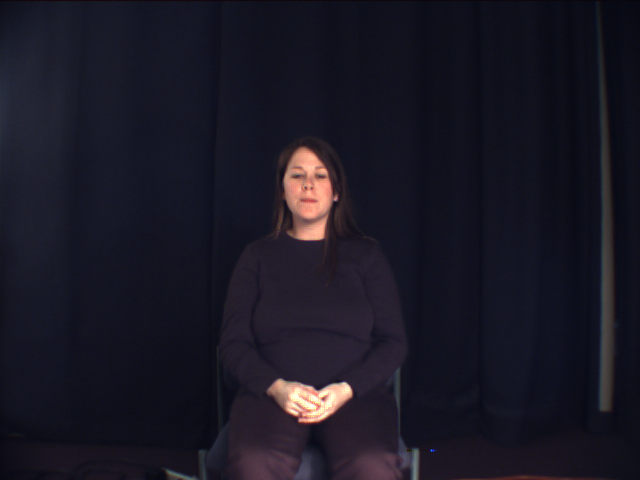
//> input picture test_display_image/Database/adopt/DANA/000.ppm, 640 x 480 px
$ ./DisplayImage_tutorial Database/adopt/DANA/000.ppm   (built with g++ and OpenCV 4)
//> lines starting //> are read from the running program, lines starting //| are printed output that depends on the picture; after the words box and inside, x2 and y2 are one past the last pixel; in counts of white or black regions, pixels touching at a corner belong together
#include <stdio.h>
#include <opencv2/opencv.hpp>
#include <string>
#include <iostream>
#include <sstream>
#include <fstream>
#include "opencv2/highgui/highgui.hpp"
#include "opencv2/imgproc/imgproc.hpp"
#include <unistd.h>
#include <math.h>

using namespace cv;
using namespace std;

//Function headers
std::vector< std::vector<cv::Point> > Hist_Backproj_Contours(Mat src );

void pickPoint (int event, int x, int y, int, void* );
double drawAxis(Mat&, Point, Point, Scalar, const float);
double* getOrientation(const vector<Point> &, Mat&);
//gloabal variables
int h_bins = 30;
int s_bins =32;

Mat src;
Point seed = Point( 56, 30 ); //BLACK
Mat mask;
bool flag=true;

int lo = 40; int up = 50;  //LIZ
//int lo = 100; int up = 110; //DANA
//int lo = 85; int up = 90; //LANA
//int lo = 85; int up = 90; //TYLER
int iLowThresh=100;
const char* window_image = "Source image";


int main(int argc, char** argv )
{


 ///ARXIKOPOIHSEIS
    Mat image;
    int frame_counter=0;
    string frame_counter_string,largestIndex_string,secondLargestIndex_string,thirdLargestIndex_string,orientation_string,point_string_x[3],point_string_y[3];
   std::string image_name ;
    ostringstream convert,convert2,convert3,convert4,convert5,convert6;
    string image_final_path,image_final_path2;
  std::vector< std::vector<cv::Point> > contours;
  Mat imgLines,imgLines_contours;
  std::vector<cv::Point> points;
  cv::Point p;
  vector<Vec4i> hierarchy;
  double a,temp_double1,temp_double2,temp_double3;
  double *returned_array;
  Rect bounding_rect,bounding_rect2,bounding_rect3;
  std::ofstream outfile,outfile2,outfile3,outfile4,outfile5;
 std::string argv1=argv[1];//"all_right/DANA";

 string file1="Database/"+argv1+"/features_contours.txt";
 string file2="Database/"+argv1+"/features_contours_orientation.txt";
 string file3="Database/"+argv1+"/features_contours_centre_x.txt";
 string file4="Database/"+argv1+"/features_contours_centre_y.txt";
 string file5="Database/"+argv1+"/features_contours_xy_lengths.txt";
  outfile.open (file1.c_str());
  outfile2.open (file2.c_str());
  outfile3.open (file3.c_str());
  outfile4.open (file4.c_str());
  outfile5.open(file5.c_str());

  while(true){
    ///DIAVASMA EIKONAS
    frame_counter_string="";
    convert << frame_counter;
    frame_counter_string = convert.str();

    std::string image_file_path ("Database/"+argv1+"/");
    std::string image_file_path2 ("Database/"+argv1+"/rear/");

    if(frame_counter>=100){
      frame_counter_string= frame_counter_string.substr (frame_counter_string.length()-3,frame_counter_string.length());
      image_name=frame_counter_string+".ppm";
      if (waitKey(0)==99){
	frame_counter--;
      }else{frame_counter++;}//stelnw thn epomenh eikona
    }
    else if( frame_counter >= 10 && frame_counter<100){
      frame_counter_string= frame_counter_string.substr (frame_counter_string.length()-2,frame_counter_string.length());
      image_name="0"+ frame_counter_string+".ppm";
      if (waitKey(0)==99){
	frame_counter--;
      }else{frame_counter++;}//stelnw thn epomenh eikona
    }
    else{
      frame_counter_string= frame_counter_string.substr (frame_counter_string.length()-1,frame_counter_string.length());
      image_name="00"+ frame_counter_string +".ppm";
      if (waitKey(0)==99){
//> the Esc key is pressed
	frame_counter--;
      }else{frame_counter++;}//stelnw thn epomenh eikona
    }

    image_final_path=image_file_path+image_name;
    image_final_path2=image_file_path2+image_name;
    image = imread(image_final_path, CV_LOAD_IMAGE_COLOR);
//> image is the input picture: 480 rows x 640 cols, CV_8UC3; mean B, G, R 36.1, 24.3, 25.6
    //src_rear=imread(image_final_path2, CV_LOAD_IMAGE_COLOR);
    src=image;

    printf("Next frame: %d \n",frame_counter);

    if ( !image.data )
    {
        printf("\nSequence completed...No image data \n");
      return -1;
    }

    imgLines = Mat::zeros( image.size(), CV_8UC3 );
    imgLines_contours = Mat::zeros( image.size(), CV_8UC3 );


    //TELOS DIAVASMATOS ARXIKHS EIKONAS KAI ARXH EPEKSERGASIAS


   namedWindow( window_image, WINDOW_AUTOSIZE );
  // namedWindow( "REAR", WINDOW_AUTOSIZE );


  /* In terms of statistics, the values stored in BackProjection represent the probability that a pixel in Test Image belongs to a skin area, based on the model histogram that we use. For instance in our Test image, the brighter areas are more probable to be skin area (as they actually are), whereas the darker areas have less probability (notice that these “dark” areas belong to surfaces that have some shadow on it, which in turns affects the detection).
   */
  /// Set Trackbars for floodfill thresholds
  createTrackbar( "Low thresh", window_image, &lo, 255, 0 );
  createTrackbar( "High thresh", window_image, &up, 255, 0 );
  createTrackbar("iLowThresh", window_image, &iLowThresh, 100);
  createTrackbar("h_bins", window_image, &h_bins, 100);
  createTrackbar("s_bins", window_image, &s_bins, 100);
  /// Set a Mouse Callback
  setMouseCallback( window_image, pickPoint, 0 );


  contours=Hist_Backproj_Contours(image);
//> in Hist_Backproj_Contours, `floodFill( src, mask2, seed, newVal, 0, Scalar( lo, lo, lo ), Scalar( ..`:
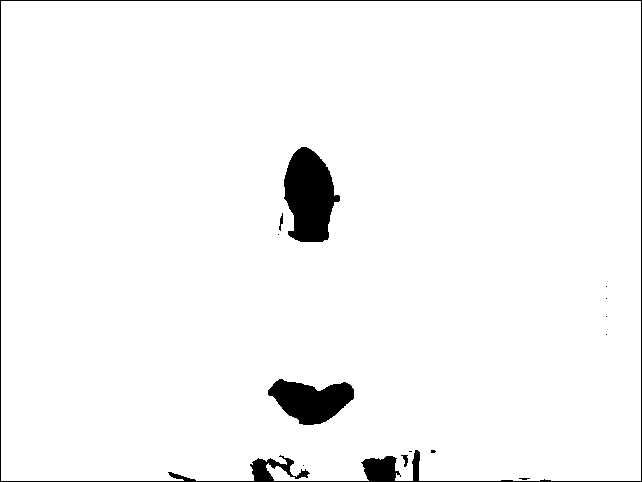
//> mask2: 482 rows x 642 cols, CV_8UC1; min 0, max 255, mean 246.6
//> in Hist_Backproj_Contours, `mask = mask2( Range( 1, mask2.rows - 1 ), Range( 1, mask2.cols - 1 ) );`:
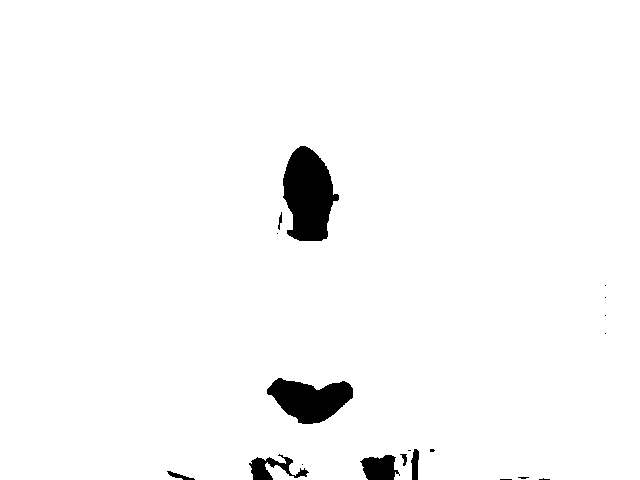
//> mask: 480 rows x 640 cols, CV_8UC1; 97.4% white; 19 black regions (11 under 20 px), largest, box (x1, y1, x2, y2) and area: (283, 146, 339, 241) 3715, (267, 378, 353, 424) 2525, (360, 455, 400, 480) 725
//> in Hist_Backproj_Contours, `findContours(mask,contours,hierarchy,CV_RETR_EXTERNAL, CV_CHAIN_APPROX..`: contours = 19 contours, 12 with area under 20; largest, box (x1, y1, x2, y2) and area: (283, 146, 339, 241) 3630, (267, 378, 353, 424) 2446, (360, 455, 400, 480) 673, (249, 455, 309, 480) 538, (411, 449, 419, 480) 168, (167, 471, 195, 480) 59, (400, 454, 407, 466) 26
  vector<Moments> mu(contours.size() );
//> mu = 19 items
  vector<Point2f> mc( contours.size() );
//classify head , hands
   for (size_t i=0; i<contours.size(); i++) {
    for (size_t j = 0; j < contours[i].size(); j++) {
        p = contours[i][j];
        points.push_back(p);
	drawContours(imgLines_contours, contours, i, Scalar(120,120,120), 2, 8, hierarchy, 0, Point() );
    }
    	a=contourArea( contours[i],false);
	mu[i] = moments( contours[i], false );
	mc[i] = Point2f( mu[i].m10/mu[i].m00 , mu[i].m01/mu[i].m00 );
	circle( imgLines_contours, mc[i], 4, Scalar(0,0,250), -1, 8, 0 );
	 //printf("Contour %d = %f ...(%f,%f) ...orientation = %lf \n",i,a,mc[i].x,mc[i].y,getOrientation(contours[i], imgLines_contours));
	//printf("Contour %d = %f ...(%f,%f) \n",i,a,mc[i].x,mc[i].y);
}
//> this loop made 19 passes
//> (p, a) on passes 1 to 8: (Point(511, 479), 0), (Point(549, 479), 5), (Point(528, 477), 5), (Point(170, 471), 59), (Point(302, 464), 0), (Point(391, 455), 673), (Point(406, 454), 26.5), (Point(282, 455), 537.5)
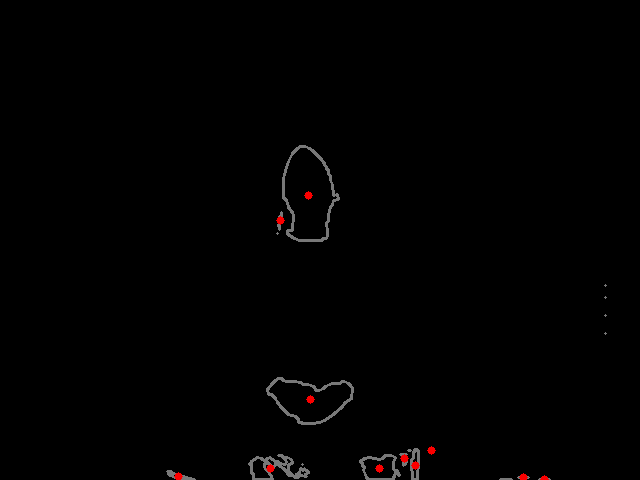
//> imgLines_contours: 480 rows x 640 cols, CV_8UC3; mean B, G, R 1.1, 1.1, 1.5
//> after the loop, points = 253 Points (x, y), first 12: [500, 479], [511, 479], [543, 478], [539, 479], [549, 479], [518, 477], [520, 477], [521, 478], [525, 478], [526, 477], [528, 477], [167, 471]


  int largestIndex = 0;
double largestContour = 0.0;
int secondLargestIndex = 0;
double secondLargestContour = 0.0;
int thirdLargestIndex = 0;
double thirdLargestContour = 0.0;

for( int i = 0; i< contours.size(); i++ )
{
  if( mc[i].x < 100 || mc[i].x >500 || mc[i].y < 100  || mc[i].y > 405) { //prepei (mc[i].y > 415) gia thn dana epeidh einai konth. gia tous allous ftanei to 400
    continue;
  }
  a=contourArea( contours[i],false);
    if(a > largestContour){
      	thirdLargestContour = secondLargestContour;
        thirdLargestIndex = secondLargestIndex;
        secondLargestContour = largestContour;
        secondLargestIndex = largestIndex;
        largestContour = a;
        largestIndex = i;
    }else if(a > secondLargestContour){
	thirdLargestContour = secondLargestContour;
        thirdLargestIndex = secondLargestIndex;
        secondLargestContour = a;
        secondLargestIndex = i;
    }else if(a > thirdLargestContour){
        thirdLargestContour = a;
        thirdLargestIndex = i;
    }
if(mc[2].x!=mc[2].x){mc[2].x=0.0;mc[2].y=0.0;}
}
//> this loop made 19 passes
//> (a, thirdLargestContour, secondLargestContour, largestContour) on pass 19: (3630.5, 16.5, 2446.5, 3630.5)
//> (the rest of the program and of its run is left out)
